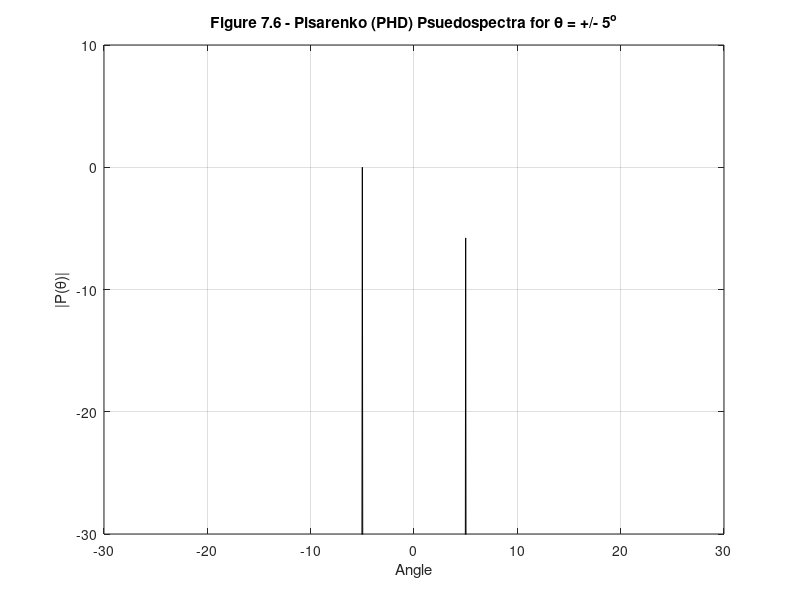

The MATLAB script that drew this image:
%%%%%%%%%%%%%%%%%%%%%%%%%%%%%%%%%%%%%%%%%%%%%%%%%%%%%%%%%%%%%
%%                                                         %%
%% ******************************************************  %%
%% * Smart Antennas for Wireless Applications w/ Matlab *  %%
%% ******************************************************  %%
%%                                                         %%
%% Chapter 7: Ex 7.9                                       %%
%%                                                         %%
%% Author: Frank Gross                                     %%
%% McGraw-Hill, 2005                                       %%
%% Date:  1/26/2004                                        %%
%%                                                         %%
%% This code creates Figure 7.6, plot of a Pisarenko (PHD) %%
%%     Pseudospectrum for theta1= -5 & theta2 = 5          %% 
%%%%%%%%%%%%%%%%%%%%%%%%%%%%%%%%%%%%%%%%%%%%%%%%%%%%%%%%%%%%%      

%%------------------- Define Variables:--------------------%%
% M - # of elements in array                                %
% sig2 - noise variance                                     %
% D - number of signals                                     %
% th1, th2 - angles of arrival                              %
% u1 - Cartesian basis vector                               %
% a1, a2, a - array steering vectors                        %
% A - Steering vector matrix                                %
% Rss - Source correlation matrix                           %
% Rxx - Array correlation matrix                            %
% V,D - eigen vectors, V and eigen values, D of Rxx         %
% N - noise subspace matrix                                 %
% P - Pisarenko (PHD) Psuedospectra                         %
%%---------------------------------------------------------%%

%%----- Given Values -----%%

M = 6;  sig2 = 0.1;

th1 = -5*pi/180;  th2 = 5*pi/180;

temp = zeros(1,M-1);  II = eye(M);  u1 = II(:,1);

%%----- Create array steering vectors, a1 & a2 -----%%

a1 = [];  a2 = [];
i = 1:M;
a1 = exp(1j*(i-1)*pi*sin(th1));
a2 = exp(1j*(i-1)*pi*sin(th2));

%%----- Create A, Rss, Rxx -----%%

A = [a1.' a2.'];  Rss = [1 0;0 1];  Rxx = A*Rss*A' + sig2*eye(M);  

%%----- Calculate the noise subspace matrix of smallest eigen vector, N -----%%

[V,D] = eig(Rxx);   N = V(:,1);

%%----- Create Pisarenko Psuedospectrum -----%%

for k = 1:180;
    th(k) = -pi/6+pi*k/(3*180);
    clear a
    a = [];
    for jj = 1:M
       a = [a exp(1j*(jj-1)*pi*sin(th(k)))];
    end
    P(k) = 1./abs(conj(a)*N).^2;  
end

%%----- Plot Results -----%%

plot(th*180/pi,10*log10(P/max(P)),'k')
grid on
title(['\bfFigure 7.6 - Pisarenko (PHD) Psuedospectra for \theta = +/- 5^o'])
xlabel('Angle')
ylabel('|P(\theta)|')
axis([-30 30 -30 10])
